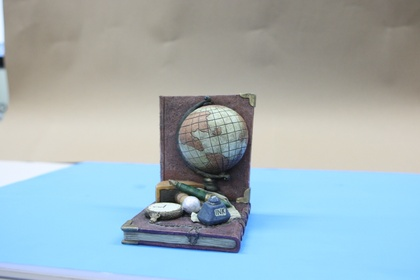
%> input picture sfm/0001.JPG, 420 x 280 px, shrunk from 1944 x 1296 before the run
$ octave sfm.m   (GNU Octave 9; MATLAB toolbox functions it lacks are replaced by stand-ins)
%> lines starting %> are read from the running program, lines starting %| are printed output that depends on the picture
clc; clear;
addpath('C:\Users\kyh99\AppData\Roaming\MathWorks\MATLAB Add-Ons\Collections\vlfeat-0.9.21\toolbox\mex\mexw64');
addpath('C:\Users\kyh99\Desktop\sfm\');

result = extractMatcher('0001.jpg', '0002.jpg');
% [57 lines not run here, left out]
% [53 lines left out: functions triangulation, Emat2Rt, not called in this run]

function result = extractMatcher(img1Path, img2Path)
%> called with img1Path = '0001.jpg', img2Path = '0002.jpg'
    % read and col2gray
    img1 = imread(img1Path);
%> img1 is the input picture: size 280x420x3 uint8; mean R, G, B 161.5, 179.3, 185.1
    img2 = imread(img2Path);
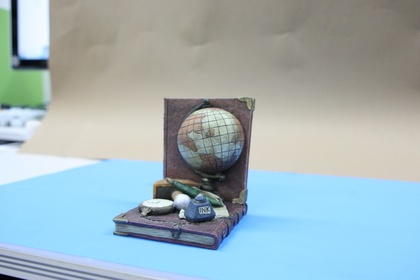
%> input picture sfm/0002.JPG, 420 x 280 px, shrunk from 1944 x 1296 before the run
%> img2 is the input picture: size 280x420x3 uint8; mean R, G, B 160.7, 179.5, 185
    img1 = single(rgb2gray(img1));
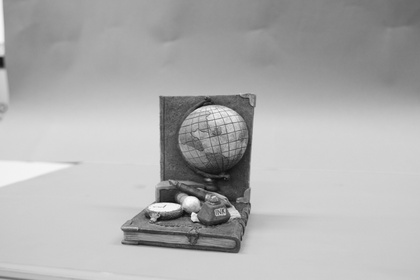
%> img1: size 280x420 single; min 12, max 253, mean 174.6
    img2 = single(rgb2gray(img2));
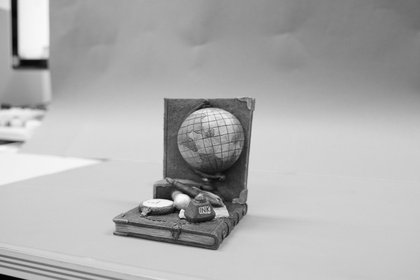
%> img2: size 280x420 single; min 2, max 252, mean 174.5

    % vl_sift를 사용해서 feature 추출
%> (the run ends here)
